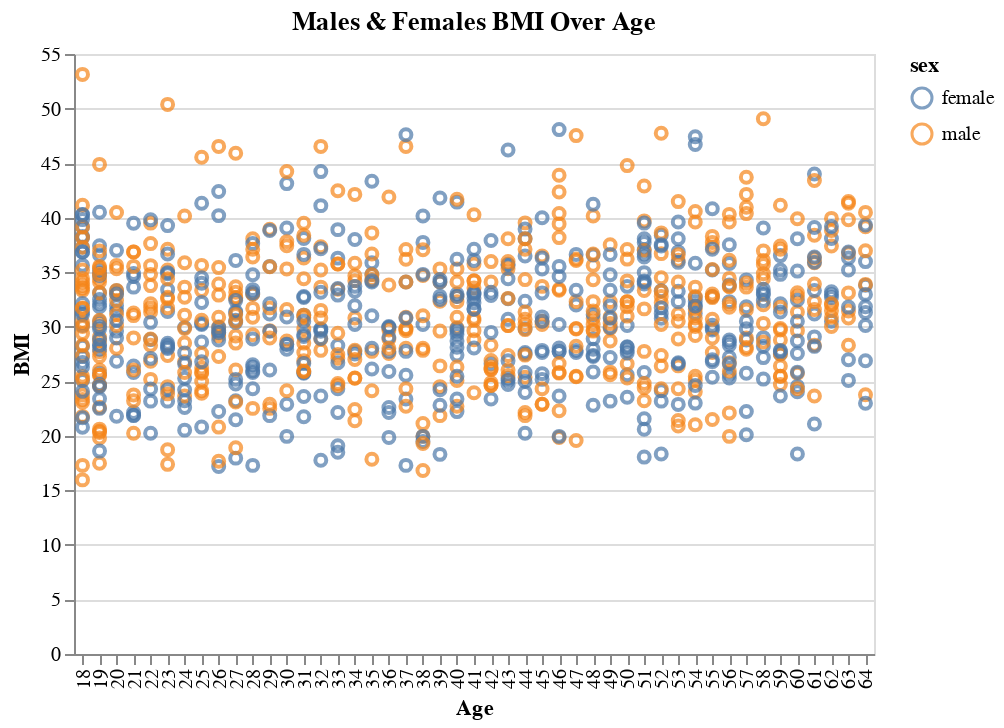

Write notebook code for a chart like this one.
### Markdown cell above
**Let's see how BMI is changing with Age for Males and Females**

We are expecting both male and females have usual BMI.

### Code cell
alt.Chart(X_train).mark_point().encode(
    
    alt.X('age:N', title = 'Age'),
    alt.Y('bmi:Q', title = 'BMI'),
    alt.Color('sex:N')
).properties(title='Males & Females BMI Over Age')

### Figure 1 — Vega-Lite specification as saved in the notebook (floating-point values rounded to 4 significant figures; data arrays with more than 128 entries replaced by an {"elided": "..."} marker saying what was removed)
{"$schema": "https://vega.github.io/schema/vega-lite/v3.4.0.json", "config": {"mark": {"tooltip": null}, "view": {"height": 300, "width": 400}}, "data": {"name": "data-ee85d7acfde1cfee9afbf74507c2ae9f"}, "datasets": {"data-ee85d7acfde1cfee9afbf74507c2ae9f": {"elided": "936 records"}}, "encoding": {"color": {"field": "sex", "type": "nominal"}, "x": {"field": "age", "title": "Age", "type": "nominal"}, "y": {"field": "bmi", "title": "BMI", "type": "quantitative"}}, "mark": "point", "title": "Males & Females BMI Over Age"}
